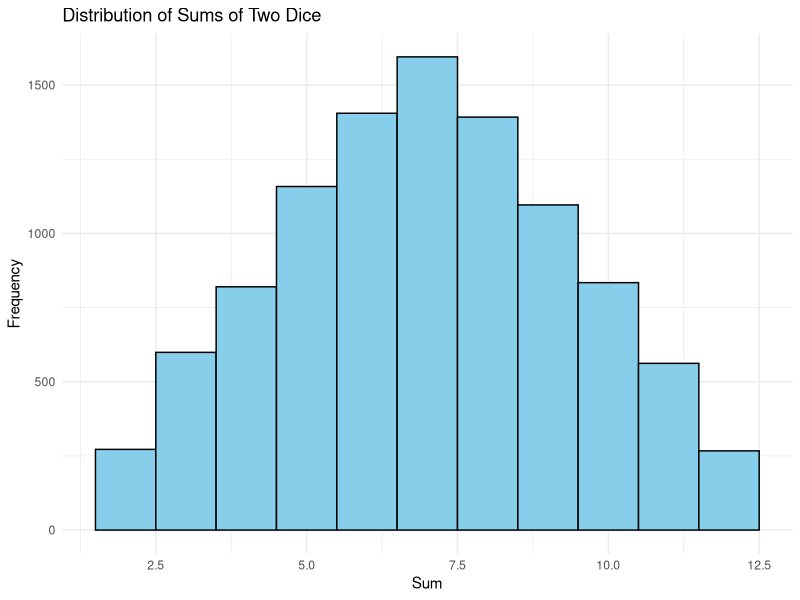
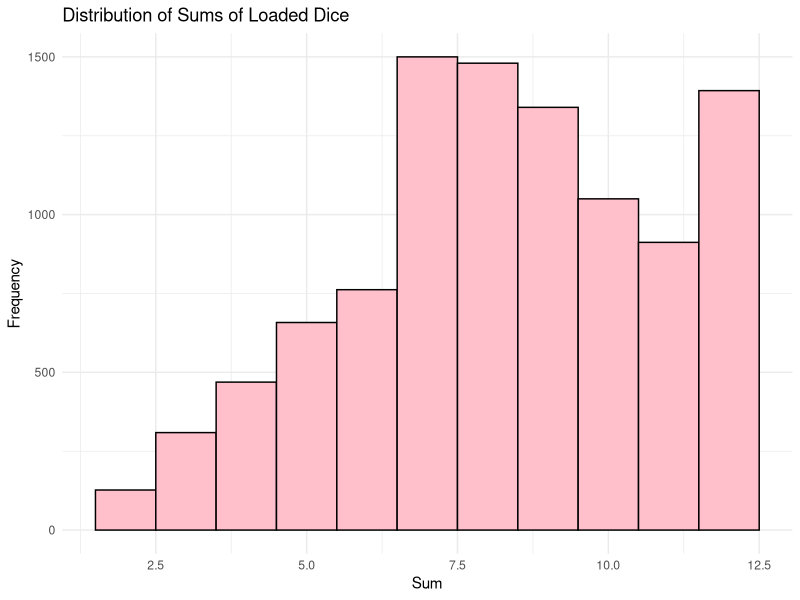

Generate these figures, in order, with R:
## ---- chunk 1
# Function to roll two dice and sum their outcomes
roll_dice <- function() {
  sum(sample(1:6, size = 2, replace = TRUE))
}

# Simulate 10,000 rolls
set.seed(123)
dice_rolls <- replicate(10000, roll_dice())

# Visualize the results
library(ggplot2)
dice_data <- data.frame(Sum = dice_rolls)
ggplot(data = dice_data, aes(x = Sum)) +
  geom_histogram(binwidth = 1, fill = "skyblue", color = "black") +
  labs(
    title = "Distribution of Sums of Two Dice",
    x = "Sum",
    y = "Frequency"
  ) +
  theme_minimal()
## ---- chunk 2
# Theoretical probabilities
fair_probs <- data.frame(
  Sum = 2:12,
  Probability = c(1, 2, 3, 4, 5, 6, 5, 4, 3, 2, 1) / 36
)

# Simulated probabilities
simulated_probs <- as.data.frame(table(dice_rolls) / length(dice_rolls))
colnames(simulated_probs) <- c("Sum", "Simulated_Probability")
simulated_probs$Sum <- as.numeric(as.character(simulated_probs$Sum))

# Merge and compare
comparison <- merge(fair_probs, simulated_probs, by = "Sum")
comparison
## ---- chunk 3
# Function to roll loaded dice
roll_loaded_dice <- function() {
  prob <- c(1/8, 1/8, 1/8, 1/8, 1/8, 3/8)
  sum(sample(1:6, size = 2, replace = TRUE, prob = prob))
}

# Simulate 10,000 rolls
set.seed(123)
loaded_rolls <- replicate(10000, roll_loaded_dice())

# Visualize
loaded_data <- data.frame(Sum = loaded_rolls)
ggplot(data = loaded_data, aes(x = Sum)) +
  geom_histogram(binwidth = 1, fill = "pink", color = "black") +
  labs(
    title = "Distribution of Sums of Loaded Dice",
    x = "Sum",
    y = "Frequency"
  ) +
  theme_minimal()
## ---- chunk 4
# Fair dice probabilities
prob_sum_7_fair <- 6 / 36
prob_sum_2_fair <- 1 / 36

# Loaded dice probabilities
prob_sum_7_loaded <- (5 * 3 + 5 * 3) / 64
prob_sum_2_loaded <- (1 * 1) / 64

list(
  "Fair Dice" = list("Sum 7" = prob_sum_7_fair, "Sum 2" = prob_sum_2_fair),
  "Loaded Dice" = list("Sum 7" = prob_sum_7_loaded, "Sum 2" = prob_sum_2_loaded)
)
## ---- chunk 5
simulate_bets <- function(num_bets, cost_per_bet, payout, prob_win) {
  results <- sample(c(payout, -cost_per_bet), num_bets, replace = TRUE, prob = c(prob_win, 1 - prob_win))
  sum(results)
}

# Fair dice
fair_profit <- replicate(10000, simulate_bets(1000, 0.15, 1, prob_sum_7_fair))
mean(fair_profit)

# Loaded dice
loaded_profit <- replicate(10000, simulate_bets(1000, 0.15, 1, prob_sum_7_loaded))
mean(loaded_profit)
